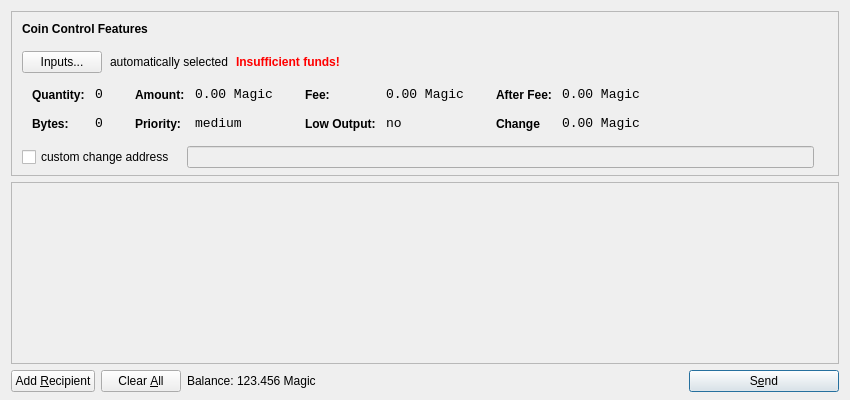
<?xml version="1.0" encoding="UTF-8"?>
<ui version="4.0">
 <class>SendCoinsDialog</class>
 <widget class="QDialog" name="SendCoinsDialog">
  <property name="geometry">
   <rect>
    <x>0</x>
    <y>0</y>
    <width>850</width>
    <height>400</height>
   </rect>
  </property>
  <property name="windowTitle">
   <string>Send Coins</string>
  </property>
  <layout class="QVBoxLayout" name="verticalLayout" stretch="0,1,0">
   <property name="bottomMargin">
    <number>8</number>
   </property>
   <item>
    <widget class="QFrame" name="frameCoinControl">
     <property name="sizePolicy">
      <sizepolicy hsizetype="Expanding" vsizetype="Expanding">
       <horstretch>0</horstretch>
       <verstretch>0</verstretch>
      </sizepolicy>
     </property>
     <property name="maximumSize">
      <size>
       <width>16777215</width>
       <height>16777215</height>
      </size>
     </property>
     <property name="frameShape">
      <enum>QFrame::StyledPanel</enum>
     </property>
     <property name="frameShadow">
      <enum>QFrame::Sunken</enum>
     </property>
     <layout class="QVBoxLayout" name="verticalLayoutCoinControl2">
      <property name="spacing">
       <number>-1</number>
      </property>
      <property name="leftMargin">
       <number>0</number>
      </property>
      <property name="topMargin">
       <number>0</number>
      </property>
      <property name="rightMargin">
       <number>0</number>
      </property>
      <property name="bottomMargin">
       <number>6</number>
      </property>
      <item>
       <layout class="QVBoxLayout" name="verticalLayoutCoinControl" stretch="0,0,0,0,1">
        <property name="spacing">
         <number>0</number>
        </property>
        <property name="leftMargin">
         <number>10</number>
        </property>
        <property name="topMargin">
         <number>10</number>
        </property>
        <item>
         <layout class="QHBoxLayout" name="horizontalLayoutCoinControl1">
          <property name="bottomMargin">
           <number>15</number>
          </property>
          <item>
           <widget class="QLabel" name="labelCoinControlFeatures">
            <property name="sizePolicy">
             <sizepolicy hsizetype="Preferred" vsizetype="Maximum">
              <horstretch>0</horstretch>
              <verstretch>0</verstretch>
             </sizepolicy>
            </property>
            <property name="font">
             <font>
              <weight>75</weight>
              <bold>true</bold>
             </font>
            </property>
            <property name="styleSheet">
             <string notr="true">font-weight:bold;</string>
            </property>
            <property name="text">
             <string>Coin Control Features</string>
            </property>
           </widget>
          </item>
         </layout>
        </item>
        <item>
         <layout class="QHBoxLayout" name="horizontalLayoutCoinControl2" stretch="0,0,0,0">
          <property name="spacing">
           <number>8</number>
          </property>
          <property name="bottomMargin">
           <number>10</number>
          </property>
          <item>
           <widget class="QPushButton" name="pushButtonCoinControl">
            <property name="styleSheet">
             <string notr="true"/>
            </property>
            <property name="text">
             <string>Inputs...</string>
            </property>
           </widget>
          </item>
          <item>
           <widget class="QLabel" name="labelCoinControlAutomaticallySelected">
            <property name="text">
             <string>automatically selected</string>
            </property>
            <property name="margin">
             <number>5</number>
            </property>
           </widget>
          </item>
          <item>
           <widget class="QLabel" name="labelCoinControlInsuffFunds">
            <property name="font">
             <font>
              <weight>75</weight>
              <bold>true</bold>
             </font>
            </property>
            <property name="styleSheet">
             <string notr="true">color:red;font-weight:bold;</string>
            </property>
            <property name="text">
             <string>Insufficient funds!</string>
            </property>
            <property name="margin">
             <number>5</number>
            </property>
           </widget>
          </item>
          <item>
           <spacer name="horizontalSpacerCoinControl">
            <property name="orientation">
             <enum>Qt::Horizontal</enum>
            </property>
            <property name="sizeHint" stdset="0">
             <size>
              <width>40</width>
              <height>1</height>
             </size>
            </property>
           </spacer>
          </item>
         </layout>
        </item>
        <item>
         <widget class="QWidget" name="widgetCoinControl" native="true">
          <property name="sizePolicy">
           <sizepolicy hsizetype="Preferred" vsizetype="Preferred">
            <horstretch>0</horstretch>
            <verstretch>0</verstretch>
           </sizepolicy>
          </property>
          <property name="minimumSize">
           <size>
            <width>0</width>
            <height>0</height>
           </size>
          </property>
          <property name="styleSheet">
           <string notr="true"/>
          </property>
          <layout class="QHBoxLayout" name="horizontalLayoutCoinControl5">
           <property name="margin">
            <number>0</number>
           </property>
           <item>
            <layout class="QHBoxLayout" name="horizontalLayoutCoinControl3" stretch="0,0,0,1">
             <property name="spacing">
              <number>20</number>
             </property>
             <property name="topMargin">
              <number>0</number>
             </property>
             <property name="bottomMargin">
              <number>10</number>
             </property>
             <item>
              <layout class="QFormLayout" name="formLayoutCoinControl1">
               <property name="horizontalSpacing">
                <number>10</number>
               </property>
               <property name="verticalSpacing">
                <number>14</number>
               </property>
               <property name="leftMargin">
                <number>10</number>
               </property>
               <property name="topMargin">
                <number>4</number>
               </property>
               <property name="rightMargin">
                <number>6</number>
               </property>
               <item row="0" column="0">
                <widget class="QLabel" name="labelCoinControlQuantityText">
                 <property name="styleSheet">
                  <string notr="true">font-weight:bold;</string>
                 </property>
                 <property name="text">
                  <string>Quantity:</string>
                 </property>
                 <property name="margin">
                  <number>0</number>
                 </property>
                </widget>
               </item>
               <item row="0" column="1">
                <widget class="QLabel" name="labelCoinControlQuantity">
                 <property name="font">
                  <font>
                   <family>Monospace</family>
                   <pointsize>10</pointsize>
                  </font>
                 </property>
                 <property name="cursor">
                  <cursorShape>IBeamCursor</cursorShape>
                 </property>
                 <property name="contextMenuPolicy">
                  <enum>Qt::ActionsContextMenu</enum>
                 </property>
                 <property name="text">
                  <string>0</string>
                 </property>
                 <property name="margin">
                  <number>0</number>
                 </property>
                 <property name="textInteractionFlags">
                  <set>Qt::LinksAccessibleByMouse|Qt::TextSelectableByKeyboard|Qt::TextSelectableByMouse</set>
                 </property>
                </widget>
               </item>
               <item row="1" column="0">
                <widget class="QLabel" name="labelCoinControlBytesText">
                 <property name="styleSheet">
                  <string notr="true">font-weight:bold;</string>
                 </property>
                 <property name="text">
                  <string>Bytes:</string>
                 </property>
                </widget>
               </item>
               <item row="1" column="1">
                <widget class="QLabel" name="labelCoinControlBytes">
                 <property name="font">
                  <font>
                   <family>Monospace</family>
                   <pointsize>10</pointsize>
                  </font>
                 </property>
                 <property name="cursor">
                  <cursorShape>IBeamCursor</cursorShape>
                 </property>
                 <property name="contextMenuPolicy">
                  <enum>Qt::ActionsContextMenu</enum>
                 </property>
                 <property name="text">
                  <string>0</string>
                 </property>
                 <property name="textInteractionFlags">
                  <set>Qt::LinksAccessibleByMouse|Qt::TextSelectableByKeyboard|Qt::TextSelectableByMouse</set>
                 </property>
                </widget>
               </item>
              </layout>
             </item>
             <item>
              <layout class="QFormLayout" name="formLayoutCoinControl2">
               <property name="horizontalSpacing">
                <number>10</number>
               </property>
               <property name="verticalSpacing">
                <number>14</number>
               </property>
               <property name="leftMargin">
                <number>6</number>
               </property>
               <property name="topMargin">
                <number>4</number>
               </property>
               <property name="rightMargin">
                <number>6</number>
               </property>
               <item row="0" column="0">
                <widget class="QLabel" name="labelCoinControlAmountText">
                 <property name="styleSheet">
                  <string notr="true">font-weight:bold;</string>
                 </property>
                 <property name="text">
                  <string>Amount:</string>
                 </property>
                 <property name="margin">
                  <number>0</number>
                 </property>
                </widget>
               </item>
               <item row="0" column="1">
                <widget class="QLabel" name="labelCoinControlAmount">
                 <property name="font">
                  <font>
                   <family>Monospace</family>
                   <pointsize>10</pointsize>
                  </font>
                 </property>
                 <property name="cursor">
                  <cursorShape>IBeamCursor</cursorShape>
                 </property>
                 <property name="contextMenuPolicy">
                  <enum>Qt::ActionsContextMenu</enum>
                 </property>
                 <property name="text">
                  <string>0.00 Magic</string>
                 </property>
                 <property name="textInteractionFlags">
                  <set>Qt::LinksAccessibleByMouse|Qt::TextSelectableByKeyboard|Qt::TextSelectableByMouse</set>
                 </property>
                </widget>
               </item>
               <item row="1" column="0">
                <widget class="QLabel" name="labelCoinControlPriorityText">
                 <property name="styleSheet">
                  <string notr="true">font-weight:bold;</string>
                 </property>
                 <property name="text">
                  <string>Priority:</string>
                 </property>
                </widget>
               </item>
               <item row="1" column="1">
                <widget class="QLabel" name="labelCoinControlPriority">
                 <property name="font">
                  <font>
                   <family>Monospace</family>
                   <pointsize>10</pointsize>
                  </font>
                 </property>
                 <property name="cursor">
                  <cursorShape>IBeamCursor</cursorShape>
                 </property>
                 <property name="contextMenuPolicy">
                  <enum>Qt::ActionsContextMenu</enum>
                 </property>
                 <property name="text">
                  <string>medium</string>
                 </property>
                 <property name="textInteractionFlags">
                  <set>Qt::LinksAccessibleByMouse|Qt::TextSelectableByKeyboard|Qt::TextSelectableByMouse</set>
                 </property>
                </widget>
               </item>
              </layout>
             </item>
             <item>
              <layout class="QFormLayout" name="formLayoutCoinControl3">
               <property name="horizontalSpacing">
                <number>10</number>
               </property>
               <property name="verticalSpacing">
                <number>14</number>
               </property>
               <property name="leftMargin">
                <number>6</number>
               </property>
               <property name="topMargin">
                <number>4</number>
               </property>
               <property name="rightMargin">
                <number>6</number>
               </property>
               <item row="0" column="0">
                <widget class="QLabel" name="labelCoinControlFeeText">
                 <property name="styleSheet">
                  <string notr="true">font-weight:bold;</string>
                 </property>
                 <property name="text">
                  <string>Fee:</string>
                 </property>
                 <property name="margin">
                  <number>0</number>
                 </property>
                </widget>
               </item>
               <item row="0" column="1">
                <widget class="QLabel" name="labelCoinControlFee">
                 <property name="font">
                  <font>
                   <family>Monospace</family>
                   <pointsize>10</pointsize>
                  </font>
                 </property>
                 <property name="cursor">
                  <cursorShape>IBeamCursor</cursorShape>
                 </property>
                 <property name="contextMenuPolicy">
                  <enum>Qt::ActionsContextMenu</enum>
                 </property>
                 <property name="text">
                  <string>0.00 Magic</string>
                 </property>
                 <property name="textInteractionFlags">
                  <set>Qt::LinksAccessibleByMouse|Qt::TextSelectableByKeyboard|Qt::TextSelectableByMouse</set>
                 </property>
                </widget>
               </item>
               <item row="1" column="0">
                <widget class="QLabel" name="labelCoinControlLowOutputText">
                 <property name="styleSheet">
                  <string notr="true">font-weight:bold;</string>
                 </property>
                 <property name="text">
                  <string>Low Output:</string>
                 </property>
                </widget>
               </item>
               <item row="1" column="1">
                <widget class="QLabel" name="labelCoinControlLowOutput">
                 <property name="font">
                  <font>
                   <family>Monospace</family>
                   <pointsize>10</pointsize>
                  </font>
                 </property>
                 <property name="cursor">
                  <cursorShape>IBeamCursor</cursorShape>
                 </property>
                 <property name="contextMenuPolicy">
                  <enum>Qt::ActionsContextMenu</enum>
                 </property>
                 <property name="text">
                  <string>no</string>
                 </property>
                 <property name="textInteractionFlags">
                  <set>Qt::LinksAccessibleByMouse|Qt::TextSelectableByKeyboard|Qt::TextSelectableByMouse</set>
                 </property>
                </widget>
               </item>
              </layout>
             </item>
             <item>
              <layout class="QFormLayout" name="formLayoutCoinControl4">
               <property name="horizontalSpacing">
                <number>10</number>
               </property>
               <property name="verticalSpacing">
                <number>14</number>
               </property>
               <property name="leftMargin">
                <number>6</number>
               </property>
               <property name="topMargin">
                <number>4</number>
               </property>
               <property name="rightMargin">
                <number>6</number>
               </property>
               <item row="0" column="0">
                <widget class="QLabel" name="labelCoinControlAfterFeeText">
                 <property name="styleSheet">
                  <string notr="true">font-weight:bold;</string>
                 </property>
                 <property name="text">
                  <string>After Fee:</string>
                 </property>
                 <property name="margin">
                  <number>0</number>
                 </property>
                </widget>
               </item>
               <item row="0" column="1">
                <widget class="QLabel" name="labelCoinControlAfterFee">
                 <property name="font">
                  <font>
                   <family>Monospace</family>
                   <pointsize>10</pointsize>
                  </font>
                 </property>
                 <property name="cursor">
                  <cursorShape>IBeamCursor</cursorShape>
                 </property>
                 <property name="contextMenuPolicy">
                  <enum>Qt::ActionsContextMenu</enum>
                 </property>
                 <property name="text">
                  <string>0.00 Magic</string>
                 </property>
                 <property name="textInteractionFlags">
                  <set>Qt::LinksAccessibleByMouse|Qt::TextSelectableByKeyboard|Qt::TextSelectableByMouse</set>
                 </property>
                </widget>
               </item>
               <item row="1" column="0">
                <widget class="QLabel" name="labelCoinControlChangeText">
                 <property name="styleSheet">
                  <string notr="true">font-weight:bold;</string>
                 </property>
                 <property name="text">
                  <string>Change</string>
                 </property>
                </widget>
               </item>
               <item row="1" column="1">
                <widget class="QLabel" name="labelCoinControlChange">
                 <property name="font">
                  <font>
                   <family>Monospace</family>
                   <pointsize>10</pointsize>
                  </font>
                 </property>
                 <property name="cursor">
                  <cursorShape>IBeamCursor</cursorShape>
                 </property>
                 <property name="contextMenuPolicy">
                  <enum>Qt::ActionsContextMenu</enum>
                 </property>
                 <property name="text">
                  <string>0.00 Magic</string>
                 </property>
                 <property name="textInteractionFlags">
                  <set>Qt::LinksAccessibleByMouse|Qt::TextSelectableByKeyboard|Qt::TextSelectableByMouse</set>
                 </property>
                </widget>
               </item>
              </layout>
             </item>
            </layout>
           </item>
          </layout>
         </widget>
        </item>
        <item>
         <layout class="QHBoxLayout" name="horizontalLayoutCoinControl4" stretch="0,0,0">
          <property name="spacing">
           <number>12</number>
          </property>
          <property name="sizeConstraint">
           <enum>QLayout::SetDefaultConstraint</enum>
          </property>
          <property name="topMargin">
           <number>5</number>
          </property>
          <property name="rightMargin">
           <number>5</number>
          </property>
          <item>
           <widget class="QCheckBox" name="checkBoxCoinControlChange">
            <property name="text">
             <string>custom change address</string>
            </property>
           </widget>
          </item>
          <item>
           <widget class="QLineEdit" name="lineEditCoinControlChange">
            <property name="enabled">
             <bool>false</bool>
            </property>
            <property name="sizePolicy">
             <sizepolicy hsizetype="Expanding" vsizetype="Fixed">
              <horstretch>0</horstretch>
              <verstretch>0</verstretch>
             </sizepolicy>
            </property>
           </widget>
          </item>
          <item>
           <widget class="QLabel" name="labelCoinControlChangeLabel">
            <property name="sizePolicy">
             <sizepolicy hsizetype="Preferred" vsizetype="Expanding">
              <horstretch>0</horstretch>
              <verstretch>0</verstretch>
             </sizepolicy>
            </property>
            <property name="minimumSize">
             <size>
              <width>0</width>
              <height>0</height>
             </size>
            </property>
            <property name="text">
             <string/>
            </property>
            <property name="margin">
             <number>3</number>
            </property>
           </widget>
          </item>
         </layout>
        </item>
        <item>
         <spacer name="verticalSpacerCoinControl">
          <property name="orientation">
           <enum>Qt::Vertical</enum>
          </property>
          <property name="sizeHint" stdset="0">
           <size>
            <width>800</width>
            <height>1</height>
           </size>
          </property>
         </spacer>
        </item>
       </layout>
      </item>
     </layout>
    </widget>
   </item>
   <item>
    <widget class="QScrollArea" name="scrollArea">
     <property name="widgetResizable">
      <bool>true</bool>
     </property>
     <widget class="QWidget" name="scrollAreaWidgetContents">
      <property name="geometry">
       <rect>
        <x>0</x>
        <y>0</y>
        <width>830</width>
        <height>165</height>
       </rect>
      </property>
      <layout class="QVBoxLayout" name="verticalLayout_2">
       <property name="margin">
        <number>0</number>
       </property>
       <item>
        <layout class="QVBoxLayout" name="entries">
         <property name="spacing">
          <number>6</number>
         </property>
        </layout>
       </item>
       <item>
        <spacer name="verticalSpacer">
         <property name="orientation">
          <enum>Qt::Vertical</enum>
         </property>
         <property name="sizeHint" stdset="0">
          <size>
           <width>20</width>
           <height>40</height>
          </size>
         </property>
        </spacer>
       </item>
      </layout>
     </widget>
    </widget>
   </item>
   <item>
    <layout class="QHBoxLayout" name="horizontalLayout">
     <item>
      <widget class="QPushButton" name="addButton">
       <property name="toolTip">
        <string>Send to multiple recipients at once</string>
       </property>
       <property name="text">
        <string>Add &amp;Recipient</string>
       </property>
       <property name="icon">
        <iconset resource="../bitcoin.qrc">
         <normaloff>:/icons/add</normaloff>:/icons/add</iconset>
       </property>
       <property name="autoDefault">
        <bool>false</bool>
       </property>
      </widget>
     </item>
     <item>
      <widget class="QPushButton" name="clearButton">
       <property name="sizePolicy">
        <sizepolicy hsizetype="Minimum" vsizetype="Fixed">
         <horstretch>0</horstretch>
         <verstretch>0</verstretch>
        </sizepolicy>
       </property>
       <property name="toolTip">
        <string>Remove all transaction fields</string>
       </property>
       <property name="text">
        <string>Clear &amp;All</string>
       </property>
       <property name="icon">
        <iconset resource="../bitcoin.qrc">
         <normaloff>:/icons/remove</normaloff>:/icons/remove</iconset>
       </property>
       <property name="autoRepeatDelay">
        <number>300</number>
       </property>
       <property name="autoDefault">
        <bool>false</bool>
       </property>
      </widget>
     </item>
     <item>
      <layout class="QHBoxLayout" name="horizontalLayout_2">
       <property name="spacing">
        <number>3</number>
       </property>
       <item>
        <widget class="QLabel" name="label">
         <property name="sizePolicy">
          <sizepolicy hsizetype="Preferred" vsizetype="Fixed">
           <horstretch>0</horstretch>
           <verstretch>0</verstretch>
          </sizepolicy>
         </property>
         <property name="text">
          <string>Balance:</string>
         </property>
        </widget>
       </item>
       <item>
        <widget class="QLabel" name="labelBalance">
         <property name="sizePolicy">
          <sizepolicy hsizetype="Preferred" vsizetype="Fixed">
           <horstretch>0</horstretch>
           <verstretch>0</verstretch>
          </sizepolicy>
         </property>
         <property name="cursor">
          <cursorShape>IBeamCursor</cursorShape>
         </property>
         <property name="text">
          <string>123.456 Magic</string>
         </property>
         <property name="textInteractionFlags">
          <set>Qt::LinksAccessibleByMouse|Qt::TextSelectableByKeyboard|Qt::TextSelectableByMouse</set>
         </property>
        </widget>
       </item>
      </layout>
     </item>
     <item>
      <spacer name="horizontalSpacer">
       <property name="orientation">
        <enum>Qt::Horizontal</enum>
       </property>
       <property name="sizeHint" stdset="0">
        <size>
         <width>40</width>
         <height>20</height>
        </size>
       </property>
      </spacer>
     </item>
     <item>
      <widget class="QPushButton" name="sendButton">
       <property name="minimumSize">
        <size>
         <width>150</width>
         <height>0</height>
        </size>
       </property>
       <property name="toolTip">
        <string>Confirm the send action</string>
       </property>
       <property name="text">
        <string>S&amp;end</string>
       </property>
       <property name="icon">
        <iconset resource="../bitcoin.qrc">
         <normaloff>:/icons/send</normaloff>:/icons/send</iconset>
       </property>
       <property name="default">
        <bool>true</bool>
       </property>
      </widget>
     </item>
    </layout>
   </item>
  </layout>
 </widget>
 <resources>
  <include location="../bitcoin.qrc"/>
 </resources>
 <connections/>
</ui>
